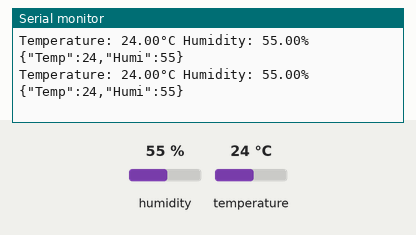
The sketch below on a simulated ESP8266 (NodeMCU). Parts: the last lines printed to the serial monitor. Inputs (shaded band) come from the test bench; at power-on: humidity 55 %, temperature 24 °C.

Above: at 4.8 s.
4.9 s: humidity set to 22 %
At 6.6 s:
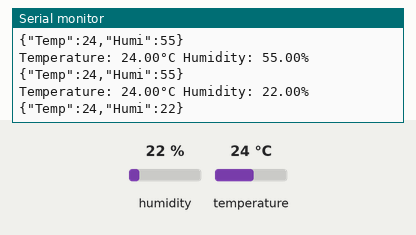
7.9 s: temperature set to 12 °C
At 9.0 s:
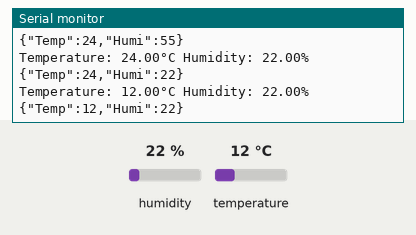
10.9 s: humidity set to 40 %
At 12.6 s:
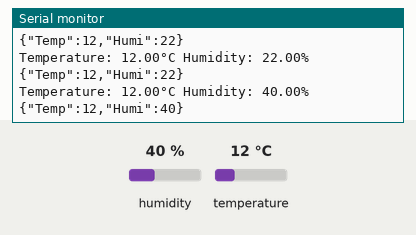
Timing chart, 0 to 14.1 s (numbered marks = the images above; inputs shaded):
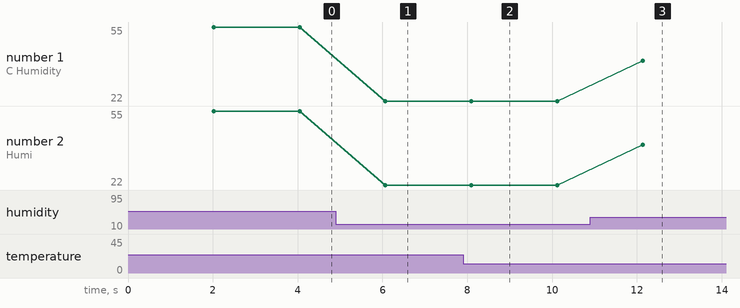

Measured:
- after the input at 4.9 s, the serial monitor: prints a new line after 1.2 s (image 1)
- after the input at 7.9 s, the serial monitor: prints a new line after 0.19 s (image 2)
- after the input at 10.9 s, the serial monitor: prints a new line after 1.2 s (image 3)
- plotted number 1: 55 → 22 after the input at 4.9 s, 22 → 40 after the input at 10.9 s
- plotted number 2: 55 → 22 after the input at 4.9 s, 22 → 40 after the input at 10.9 s

The sketch:

JSON_DHT11.ino
```cpp
#include <ArduinoJson.h>
#include "DHT.h"

#define DHTPIN D4
#define DHTTYPE DHT11

DHT dht(DHTPIN, DHTTYPE);
StaticJsonDocument<200> doc; //RAM 할당

void setup() {

  Serial.begin(9600);
  while (!Serial) continue;

  pinMode(DHTPIN,INPUT);
  dht.begin();
}

void makeJson(float temp, float humi){

  JsonObject root = doc.to<JsonObject>(); //json형식

  root["Temp"] = temp;
  root["Humi"] = humi;

  serializeJson(root, Serial);  //시리얼 모니터창에 출력
  Serial.println();
}

void loop() {
  delay(2000);

  float h = dht.readHumidity();
  float t = dht.readTemperature();

  if (isnan(h) || isnan(t)) {
    Serial.println(F("Failed to read from DHT sensor!"));
    return;
  }

  Serial.print(F("Temperature: "));
  Serial.print(t);
  Serial.print(F("°C Humidity: "));
  Serial.print(h);
  Serial.println(F("%"));

  makeJson(t,h);
}
```
